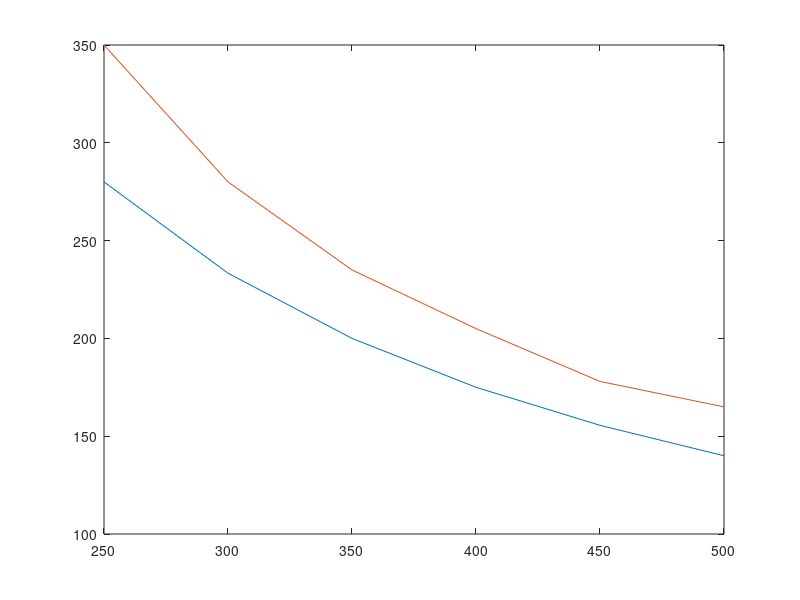

Here is the MATLAB script that generated this plot:
#prva slika 350 px višina, oddaljeno 20 cm
#druga 280px 25 cm
#tretja 235 30 cm
#četrta 205 35 cm
#peta 178 40cm
#šesta 165 45cm
#IZRACUNANO V ZVEZKU
#
# y. = 350px
# Z = 200mm
# Y = 90 mm
# f = (y.*Z)/Y 
# f = 777.78
v_gimpu=[350,280,235,205,178,165]
arr_distances=[];
arr_pixels=[];
f=777.78;
distance = 200;
increment = 50;
obj_s = 90;
for i =1:6
  cur_pixels = (f*obj_s)/(distance+(increment*i));
  arr_distances(end+1)=distance+(increment*i);
  arr_pixels(end+1) =cur_pixels;
 endfor
arr_distances;
arr_pixels
figure;
plot(arr_distances,arr_pixels,arr_distances,v_gimpu);